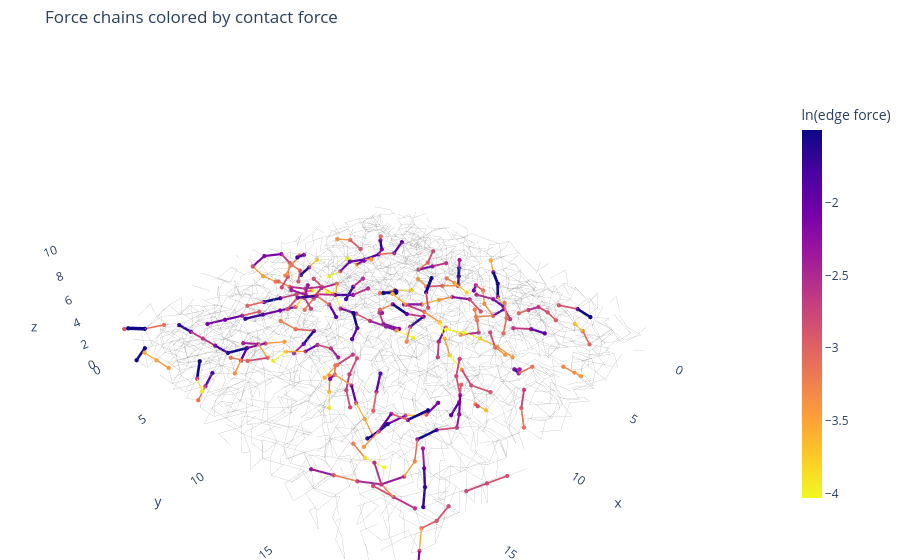
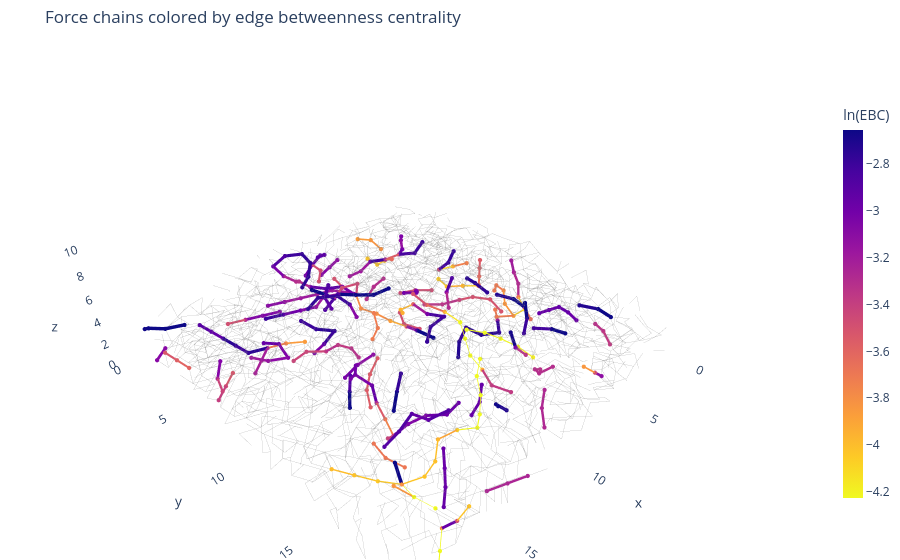

Write notebook code for charts like these, in order.
### Code cell
# 
# Run 


output_dir.mkdir(parents=True, exist_ok=True)

print("Reading particle positions...")
pos = read_lammps_positions(particle_file)
print(f"Loaded {len(pos):,} particle positions.")

print("Reading contacts...")
contacts = read_lammps_local_contacts(contact_file)
print(f"Loaded {len(contacts):,} positive-force contacts.")

box_bounds = manual_box_bounds
if box_bounds is None:
    box_bounds = read_lammps_box_bounds(particle_file)

# if remove_periodic_wrap_edges:
#     #removing wrap_edges -- may alter ebc calculation
#     #must reconsider this implementation
#     contacts = remove_periodic_boundary_edges(
#         contacts=contacts,
#         positions=pos,
#         box_bounds=box_bounds,
#         periodic_axes=periodic_axes,
#         wrap_fraction=periodic_wrap_fraction,
#     )



###
#fixed so wrap around contacts only affect visualization!
#must double check later

contacts_full = read_lammps_local_contacts(contact_file)

#build graph with full contacts
G = build_contact_graph(contacts_full)

#visualize without wrap-arounds

if remove_periodic_wrap_edges:
    contacts_plot = remove_periodic_boundary_edges(
        contacts=contacts_full,
        positions=pos,
        box_bounds=box_bounds,
        periodic_axes=periodic_axes,
        wrap_fraction=periodic_wrap_fraction,
    )
else:
    contacts_plot = contacts_full.copy()
###


print("Building contact graph...")
#G = build_contact_graph(contacts)
G = build_contact_graph(contacts_full)
print(f"Graph nodes: {G.number_of_nodes():,}")
print(f"Graph edges: {G.number_of_edges():,}")

print("Computing edge betweenness centrality...")
ebc = compute_edge_betweenness(G)

print("Selecting EBC backbone...")
H, ebc_threshold = make_backbone_graph(G, ebc, chain_percentile)
print(f"EBC threshold: {ebc_threshold:.4g}")
print(f"Backbone edges: {H.number_of_edges():,}")

print("Extracting force chains...")
chains = extract_force_chains(H, pos)
print(f"Extracted {len(chains):,} chains.")

force_html_path = output_dir / output_force_html
ebc_html_path = output_dir / output_ebc_html
png_path = None if output_png is None else output_dir / output_png

print("Making 3D figure 1: chains colored by force...")
fig_force = visualize_3d_chain_architecture(
    pos=pos,
    chains=chains,
    G=G,
    box_bounds=box_bounds,
    ebc=ebc,
    color_by="force",
    save_html=force_html_path,
    save_png=png_path,
    background_contact_fraction=background_contact_fraction,
    random_seed=random_seed,
    gray_line_width=gray_line_width,
    gray_opacity=gray_opacity,
    chain_line_width=chain_line_width,
    z_range=z_range,
    force_log_base=force_log_base,
    ebc_log_base=ebc_log_base,
    show_chain_nodes=True,
)

print("Making 3D figure 2: chains colored by EBC...")
fig_ebc = visualize_3d_chain_architecture(
    pos=pos,
    chains=chains,
    G=G,
    box_bounds=box_bounds,
    ebc=ebc,
    color_by="ebc",
    save_html=ebc_html_path,
    save_png=None,
    background_contact_fraction=background_contact_fraction,
    random_seed=random_seed,
    gray_line_width=gray_line_width,
    gray_opacity=gray_opacity,
    chain_line_width=chain_line_width,
    z_range=z_range,
    force_log_base=force_log_base,
    ebc_log_base=ebc_log_base,
    show_chain_nodes=True,
)
